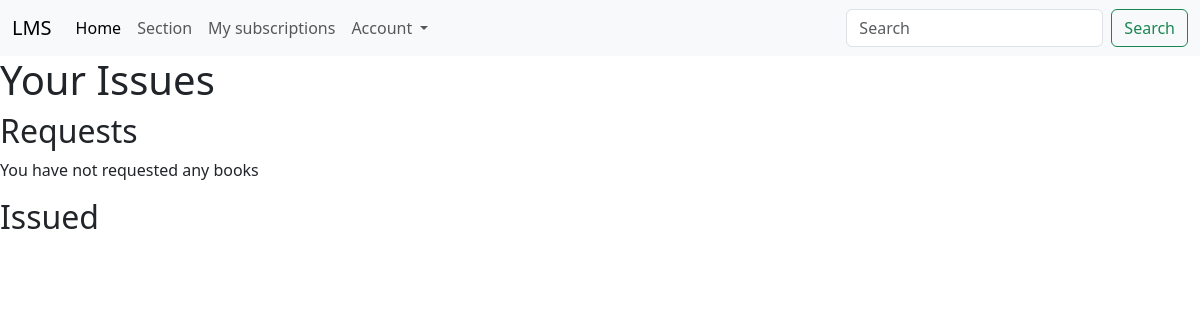
Page /my-issues (signed in) on the earlier database version.
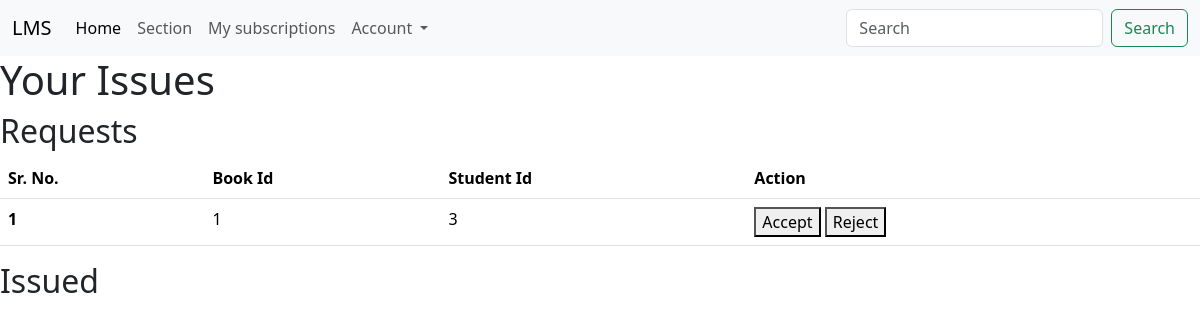
Same page on the later database version.
### app/models.py (models this page shows)
class BookIssue(db.Model):
    __name__ = "book_issues"
    id = db.Column(db.Integer, autoincrement=True, primary_key=True)
    book_id = db.Column(db.Integer, db.ForeignKey("books.book_id"), nullable=False)
    user_id = db.Column(db.Integer, db.ForeignKey("users.user_id"))
    date_issued = db.Column(db.Date, nullable=True)
    date_returned = db.Column(db.Date, nullable=True)
    is_revoked = db.Column(db.Boolean, default=False)
    request_accepted = db.Column(db.Boolean, default=False)
    ...
    id

### app/bp/book_issues.py (the view)
@bp.route("/my-issues", methods=["GET", "POST"])
@login_required("student")
def my_issues():
    user_id = session.get("user_id")
    my_issues = BookIssue.query.filter_by(user_id=user_id)
    return render_template("issues/issues.html", issues=my_issues)

### app/bp/users.py (called while the page is built)
def login_required(role):
    def decorator(original):
        @wraps(original)
        def wrapper(*args, **kwargs):
            if (
                session.get("username")
                and session.get("email")
                and session.get("role") == role
            ):
                return original(*args, **kwargs)
            else:
                flash(f"You need to login as {role}", "warning")
                return redirect(url_for("user.login"))
        return wrapper
    return decorator

### templates/issues/issues.html
{% extends "base.html" %}
{% block content%}
{% if session['role'] == 'student'%}
<h1>Your Issues</h1>
{% else %}
<h1>List of issues</h1>
{% endif%}
<div>
    {% if session['role'] == 'student'%}
    <h2>Requests</h2>
    {% else %}
    <h2>Requests</h2>
    {% endif%}
    {% if issues[0] %}
    <table class="table">
        <thead>
            <tr>
                <th scope="col">Sr. No.</th>
                <th scope="col">Book Id</th>
                <th scope="col">Student Id</th>
                <th scope="col">Action</th>
            </tr>
        </thead>
        <tbody>
            {% for issue in issues %}
            {% if not issue.request_accepted%}
            <tr>
                <th scope="row">{{loop.index}}</th>
                <td>{{issue.book_id}}</td>
                <td>{{issue.user_id}}</td>
                <td>
                    <button>Accept</button>
                    <button>Reject</button>
                </td>
            </tr>
            {% endif %}
            {% endfor %}
        </tbody>
    </table>
    {% else %}
    <p>You have not requested any books</p>
    {% endif%}
</div>
<div>
    <h2>Issued</h2>
</div>
{% endblock%}

Differences in the rows shown:
added BookIssue: book_id "1", user_id "3"
Other differences:
text no longer shown: "You have not requested any books"
text now shown: "Sr. No. Book Id Student Id Action"
